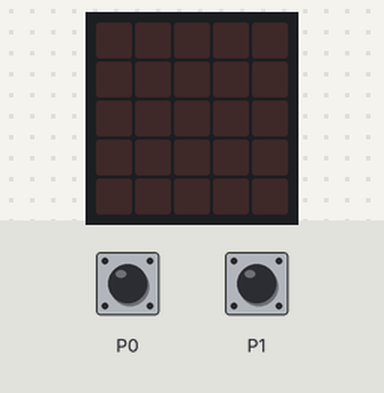
A program run on a simulated BBC micro:bit running MicroPython. On the bench: the board's 5×5 LED display. The inputs (shaded band) are chosen by the test bench.

Above: at 1.2 s.
1.3 s: touch pin P0 pressed for 0.15 s
At 1.47 s:
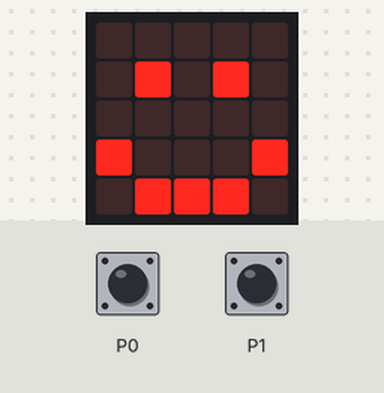
3.1 s: touch pin P1 pressed for 0.15 s
At 3.27 s:
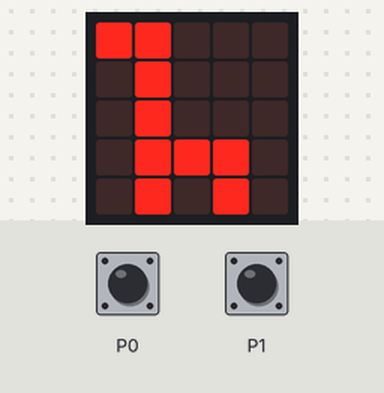
4.9 s: touch pin P1 pressed for 3.2 s
9.6 s: touch pin P0 pressed for 3.2 s
At 9.9 s:
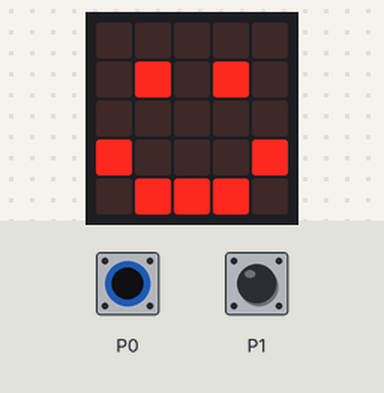
Timing chart, 0 to 12.6 s (numbered marks = the images above; inputs shaded):
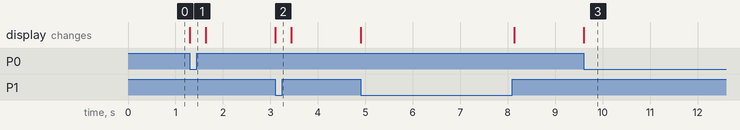

The program:

tinfoil.py
```python
from microbit import *
while True:
    if pin0.is_touched():
        display.show(Image.HAPPY)
    elif pin1.is_touched():
        display.show(Image.GIRAFFE)
    else:
        display.show(Image.SAD)
        display.clear()

     # print(pin0.is_touched())
       #sleep(1000)
# Write your code here :-)
# Made by Rmcl
```

Measured:
- after the input at 1.3 s, the display: changes at once (image 1)
- after the input at 3.1 s, the display: changes at once (image 2)
- after the input at 9.6 s, the display: changes at once (image 3)
